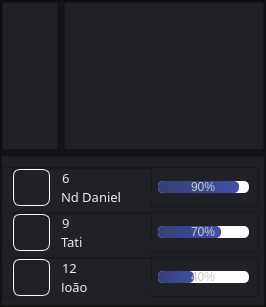
                        <widget class="QFrame" name="frame_20">
                         <property name="styleSheet">
                          <string notr="true">background-color: rgb(19, 20, 22);</string>
                         </property>
                         <property name="frameShape">
                          <enum>QFrame::StyledPanel</enum>
                         </property>
                         <property name="frameShadow">
                          <enum>QFrame::Raised</enum>
                         </property>
                         <layout class="QVBoxLayout" name="verticalLayout_21">
                          <property name="spacing">
                           <number>5</number>
                          </property>
                          <property name="leftMargin">
                           <number>0</number>
                          </property>
                          <property name="topMargin">
                           <number>0</number>
                          </property>
                          <property name="rightMargin">
                           <number>0</number>
                          </property>
                          <property name="bottomMargin">
                           <number>0</number>
                          </property>
                          <item>
                           <widget class="QFrame" name="frame_23">
                            <property name="minimumSize">
                             <size>
                              <width>0</width>
                              <height>150</height>
                             </size>
                            </property>
                            <property name="styleSheet">
                             <string notr="true"/>
                            </property>
                            <property name="frameShape">
                             <enum>QFrame::StyledPanel</enum>
                            </property>
                            <property name="frameShadow">
                             <enum>QFrame::Raised</enum>
                            </property>
                            <layout class="QHBoxLayout" name="horizontalLayout_5">
                             <property name="leftMargin">
                              <number>0</number>
                             </property>
                             <property name="topMargin">
                              <number>0</number>
                             </property>
                             <property name="rightMargin">
                              <number>0</number>
                             </property>
                             <property name="bottomMargin">
                              <number>0</number>
                             </property>
                             <item>
                              <widget class="QFrame" name="frame_dinamic_chart">
                               <property name="styleSheet">
                                <string notr="true">background-color: rgb(32, 33, 37);</string>
                               </property>
                               <property name="frameShape">
                                <enum>QFrame::StyledPanel</enum>
                               </property>
                               <property name="frameShadow">
                                <enum>QFrame::Raised</enum>
                               </property>
                               <layout class="QVBoxLayout" name="vertical_layout_dynamic_chart">
                                <property name="spacing">
                                 <number>0</number>
                                </property>
                                <property name="leftMargin">
                                 <number>0</number>
                                </property>
                                <property name="topMargin">
                                 <number>0</number>
                                </property>
                                <property name="rightMargin">
                                 <number>0</number>
                                </property>
                                <property name="bottomMargin">
                                 <number>0</number>
                                </property>
                               </layout>
                              </widget>
                             </item>
                             <item>
                              <widget class="QFrame" name="frame_chart_bar">
                               <property name="minimumSize">
                                <size>
                                 <width>200</width>
                                 <height>0</height>
                                </size>
                               </property>
                               <property name="maximumSize">
                                <size>
                                 <width>200</width>
                                 <height>16777215</height>
                                </size>
                               </property>
                               <property name="styleSheet">
                                <string notr="true">background-color: rgb(32, 33, 37);</string>
                               </property>
                               <property name="frameShape">
                                <enum>QFrame::StyledPanel</enum>
                               </property>
                               <property name="frameShadow">
                                <enum>QFrame::Raised</enum>
                               </property>
                               <layout class="QVBoxLayout" name="vertical_layout_char_bar">
                                <property name="spacing">
                                 <number>0</number>
                                </property>
                                <property name="leftMargin">
                                 <number>0</number>
                                </property>
                                <property name="topMargin">
                                 <number>0</number>
                                </property>
                                <property name="rightMargin">
                                 <number>0</number>
                                </property>
                                <property name="bottomMargin">
                                 <number>0</number>
                                </property>
                               </layout>
                              </widget>
                             </item>
                            </layout>
                           </widget>
                          </item>
                          <item>
                           <widget class="QFrame" name="frame_33">
                            <property name="minimumSize">
                             <size>
                              <width>0</width>
                              <height>150</height>
                             </size>
                            </property>
                            <property name="styleSheet">
                             <string notr="true">background-color: rgb(32, 33, 37)</string>
                            </property>
                            <property name="frameShape">
                             <enum>QFrame::StyledPanel</enum>
                            </property>
                            <property name="frameShadow">
                             <enum>QFrame::Raised</enum>
                            </property>
                            <layout class="QVBoxLayout" name="verticalLayout_22">
                             <property name="spacing">
                              <number>5</number>
                             </property>
                             <property name="leftMargin">
                              <number>0</number>
                             </property>
                             <property name="topMargin">
                              <number>10</number>
                             </property>
                             <property name="rightMargin">
                              <number>5</number>
                             </property>
                             <property name="bottomMargin">
                              <number>5</number>
                             </property>
                             <item>
                              <widget class="QFrame" name="frame_42">
                               <property name="maximumSize">
                                <size>
                                 <width>16777215</width>
                                 <height>40</height>
                                </size>
                               </property>
                               <property name="frameShape">
                                <enum>QFrame::StyledPanel</enum>
                               </property>
                               <property name="frameShadow">
                                <enum>QFrame::Raised</enum>
                               </property>
                               <layout class="QHBoxLayout" name="horizontalLayout_14">
                                <property name="leftMargin">
                                 <number>9</number>
                                </property>
                                <property name="topMargin">
                                 <number>0</number>
                                </property>
                                <property name="rightMargin">
                                 <number>9</number>
                                </property>
                                <property name="bottomMargin">
                                 <number>0</number>
                                </property>
                                <item>
                                 <widget class="QFrame" name="frame_56">
                                  <property name="minimumSize">
                                   <size>
                                    <width>140</width>
                                    <height>40</height>
                                   </size>
                                  </property>
                                  <property name="maximumSize">
                                   <size>
                                    <width>16777215</width>
                                    <height>40</height>
                                   </size>
                                  </property>
                                  <property name="frameShape">
                                   <enum>QFrame::StyledPanel</enum>
                                  </property>
                                  <property name="frameShadow">
                                   <enum>QFrame::Raised</enum>
                                  </property>
                                  <widget class="QPushButton" name="icon_img_29">
                                   <property name="geometry">
                                    <rect>
                                     <x>1</x>
                                     <y>1</y>
                                     <width>37</width>
                                     <height>37</height>
                                    </rect>
                                   </property>
                                   <property name="minimumSize">
                                    <size>
                                     <width>37</width>
                                     <height>37</height>
                                    </size>
                                   </property>
                                   <property name="maximumSize">
                                    <size>
                                     <width>37</width>
                                     <height>37</height>
                                    </size>
                                   </property>
                                   <property name="styleSheet">
                                    <string notr="true">background-color: rgb(32, 33, 37);
border-radius:7px;
color: #ffffff;
border: 1px solid rgb(255, 255, 255)</string>
                                   </property>
                                   <property name="text">
                                    <string/>
                                   </property>
                                   <property name="icon">
                                    <iconset>
                                     <normaloff>../../../images/svg_images/daniel-removebg-preview.png</normaloff>../../../images/svg_images/daniel-removebg-preview.png</iconset>
                                   </property>
                                   <property name="iconSize">
                                    <size>
                                     <width>32</width>
                                     <height>32</height>
                                    </size>
                                   </property>
                                  </widget>
                                  <widget class="QLabel" name="nome_produto_32">
                                   <property name="geometry">
                                    <rect>
                                     <x>49</x>
                                     <y>24</y>
                                     <width>130</width>
                                     <height>10</height>
                                    </rect>
                                   </property>
                                   <property name="font">
                                    <font>
                                     <family>Zilla Slab Medium</family>
                                     <pointsize>10</pointsize>
                                    </font>
                                   </property>
                                   <property name="styleSheet">
                                    <string notr="true">color: rgb(233, 234, 236);</string>
                                   </property>
                                   <property name="text">
                                    <string>Nd Daniel</string>
                                   </property>
                                  </widget>
                                  <widget class="QLabel" name="chave_33">
                                   <property name="geometry">
                                    <rect>
                                     <x>50</x>
                                     <y>5</y>
                                     <width>30</width>
                                     <height>10</height>
                                    </rect>
                                   </property>
                                   <property name="font">
                                    <font>
                                     <family>Segoe UI Semibold</family>
                                     <pointsize>10</pointsize>
                                    </font>
                                   </property>
                                   <property name="styleSheet">
                                    <string notr="true">color: rgb(233, 234, 236);</string>
                                   </property>
                                   <property name="text">
                                    <string>6</string>
                                   </property>
                                  </widget>
                                 </widget>
                                </item>
                                <item>
                                 <widget class="QProgressBar" name="progressBar_9">
                                  <property name="maximumSize">
                                   <size>
                                    <width>16777215</width>
                                    <height>12</height>
                                   </size>
                                  </property>
                                  <property name="styleSheet">
                                   <string notr="true">QProgressBar {
	background-color: rgb( 255, 255, 255);
	color: rgb(200, 200, 200);
	border-radius: 5px;
	text-align: center;
}
QProgressBar::chunk{
	border-radius: 5px;
	background-color: qlineargradient(spread:pad, x1:0, y1:0, x2:1, y2:0, stop:0 rgba(54, 63, 118, 255), stop:1 rgba(64, 80, 170, 255));
}</string>
                                  </property>
                                  <property name="value">
                                   <number>90</number>
                                  </property>
                                 </widget>
                                </item>
                               </layout>
                              </widget>
                             </item>
                             <item>
                              <widget class="QFrame" name="frame_32">
                               <property name="maximumSize">
                                <size>
                                 <width>16777215</width>
                                 <height>40</height>
                                </size>
                               </property>
                               <property name="frameShape">
                                <enum>QFrame::StyledPanel</enum>
                               </property>
                               <property name="frameShadow">
                                <enum>QFrame::Raised</enum>
                               </property>
                               <layout class="QHBoxLayout" name="horizontalLayout_22">
                                <property name="topMargin">
                                 <number>0</number>
                                </property>
                                <property name="bottomMargin">
                                 <number>0</number>
                                </property>
                                <item>
                                 <widget class="QFrame" name="frame_55">
                                  <property name="minimumSize">
                                   <size>
                                    <width>140</width>
                                    <height>40</height>
                                   </size>
                                  </property>
                                  <property name="maximumSize">
                                   <size>
                                    <width>16777215</width>
                                    <height>40</height>
                                   </size>
                                  </property>
                                  <property name="frameShape">
                                   <enum>QFrame::StyledPanel</enum>
                                  </property>
                                  <property name="frameShadow">
                                   <enum>QFrame::Raised</enum>
                                  </property>
                                  <widget class="QPushButton" name="icon_img_28">
                                   <property name="geometry">
                                    <rect>
                                     <x>1</x>
                                     <y>1</y>
                                     <width>37</width>
                                     <height>37</height>
                                    </rect>
                                   </property>
                                   <property name="minimumSize">
                                    <size>
                                     <width>37</width>
                                     <height>37</height>
                                    </size>
                                   </property>
                                   <property name="maximumSize">
                                    <size>
                                     <width>37</width>
                                     <height>37</height>
                                    </size>
                                   </property>
                                   <property name="styleSheet">
                                    <string notr="true">background-color: rgb(32, 33, 37);
border-radius:7px;
color: #ffffff;
border: 1px solid rgb(255, 255, 255)</string>
                                   </property>
                                   <property name="text">
                                    <string/>
                                   </property>
                                   <property name="icon">
                                    <iconset>
                                     <normaloff>../../../images/svg_images/tatiana-removebg-preview.png</normaloff>../../../images/svg_images/tatiana-removebg-preview.png</iconset>
                                   </property>
                                   <property name="iconSize">
                                    <size>
                                     <width>32</width>
                                     <height>32</height>
                                    </size>
                                   </property>
                                  </widget>
                                  <widget class="QLabel" name="nome_produto_31">
                                   <property name="geometry">
                                    <rect>
                                     <x>49</x>
                                     <y>24</y>
                                     <width>130</width>
                                     <height>10</height>
                                    </rect>
                                   </property>
                                   <property name="font">
                                    <font>
                                     <family>Zilla Slab Medium</family>
                                     <pointsize>10</pointsize>
                                    </font>
                                   </property>
                                   <property name="styleSheet">
                                    <string notr="true">color: rgb(233, 234, 236);</string>
                                   </property>
                                   <property name="text">
                                    <string>Tati</string>
                                   </property>
                                  </widget>
                                  <widget class="QLabel" name="chave_32">
                                   <property name="geometry">
                                    <rect>
                                     <x>50</x>
                                     <y>5</y>
                                     <width>30</width>
                                     <height>10</height>
                                    </rect>
                                   </property>
                                   <property name="font">
                                    <font>
                                     <family>Segoe UI Semibold</family>
                                     <pointsize>10</pointsize>
                                    </font>
                                   </property>
                                   <property name="styleSheet">
                                    <string notr="true">color: rgb(233, 234, 236);</string>
                                   </property>
                                   <property name="text">
                                    <string>9</string>
                                   </property>
                                  </widget>
                                 </widget>
                                </item>
                                <item>
                                 <widget class="QProgressBar" name="progressBar_7">
                                  <property name="maximumSize">
                                   <size>
                                    <width>16777215</width>
                                    <height>12</height>
                                   </size>
                                  </property>
                                  <property name="styleSheet">
                                   <string notr="true">QProgressBar {
	background-color: rgb( 255, 255, 255);
	color: rgb(200, 200, 200);
	border-radius: 5px;
	text-align: center;
}
QProgressBar::chunk{
	border-radius: 5px;
	background-color: qlineargradient(spread:pad, x1:0, y1:0, x2:1, y2:0, stop:0 rgba(54, 63, 118, 255), stop:1 rgba(64, 80, 170, 255));
}</string>
                                  </property>
                                  <property name="value">
                                   <number>70</number>
                                  </property>
                                 </widget>
                                </item>
                               </layout>
                              </widget>
                             </item>
                             <item>
                              <widget class="QFrame" name="frame_24">
                               <property name="maximumSize">
                                <size>
                                 <width>16777215</width>
                                 <height>40</height>
                                </size>
                               </property>
                               <property name="frameShape">
                                <enum>QFrame::StyledPanel</enum>
                               </property>
                               <property name="frameShadow">
                                <enum>QFrame::Raised</enum>
                               </property>
                               <layout class="QHBoxLayout" name="horizontalLayout_15">
                                <property name="topMargin">
                                 <number>0</number>
                                </property>
                                <property name="bottomMargin">
                                 <number>0</number>
                                </property>
                                <item>
                                 <widget class="QFrame" name="frame_54">
                                  <property name="minimumSize">
                                   <size>
                                    <width>140</width>
                                    <height>40</height>
                                   </size>
                                  </property>
                                  <property name="maximumSize">
                                   <size>
                                    <width>16777215</width>
                                    <height>40</height>
                                   </size>
                                  </property>
                                  <property name="frameShape">
                                   <enum>QFrame::StyledPanel</enum>
                                  </property>
                                  <property name="frameShadow">
                                   <enum>QFrame::Raised</enum>
                                  </property>
                                  <widget class="QPushButton" name="icon_img_30">
                                   <property name="geometry">
                                    <rect>
                                     <x>1</x>
                                     <y>1</y>
                                     <width>37</width>
                                     <height>37</height>
                                    </rect>
                                   </property>
                                   <property name="minimumSize">
                                    <size>
                                     <width>37</width>
                                     <height>37</height>
                                    </size>
                                   </property>
                                   <property name="maximumSize">
                                    <size>
                                     <width>37</width>
                                     <height>37</height>
                                    </size>
                                   </property>
                                   <property name="styleSheet">
                                    <string notr="true">background-color: rgb(32, 33, 37);
border-radius:7px;
color: #ffffff;
border: 1px solid rgb(255, 255, 255)</string>
                                   </property>
                                   <property name="text">
                                    <string/>
                                   </property>
                                   <property name="icon">
                                    <iconset>
                                     <normaloff>../../../images/svg_images/john-removebg-preview.png</normaloff>../../../images/svg_images/john-removebg-preview.png</iconset>
                                   </property>
                                   <property name="iconSize">
                                    <size>
                                     <width>32</width>
                                     <height>32</height>
                                    </size>
                                   </property>
                                  </widget>
                                  <widget class="QLabel" name="nome_produto_28">
                                   <property name="geometry">
                                    <rect>
                                     <x>49</x>
                                     <y>24</y>
                                     <width>130</width>
                                     <height>10</height>
                                    </rect>
                                   </property>
                                   <property name="font">
                                    <font>
                                     <family>Zilla Slab Medium</family>
                                     <pointsize>10</pointsize>
                                    </font>
                                   </property>
                                   <property name="styleSheet">
                                    <string notr="true">color: rgb(233, 234, 236);</string>
                                   </property>
                                   <property name="text">
                                    <string>João</string>
                                   </property>
                                  </widget>
                                  <widget class="QLabel" name="chave_34">
                                   <property name="geometry">
                                    <rect>
                                     <x>50</x>
                                     <y>5</y>
                                     <width>30</width>
                                     <height>10</height>
                                    </rect>
                                   </property>
                                   <property name="font">
                                    <font>
                                     <family>Segoe UI Semibold</family>
                                     <pointsize>10</pointsize>
                                    </font>
                                   </property>
                                   <property name="styleSheet">
                                    <string notr="true">color: rgb(233, 234, 236);</string>
                                   </property>
                                   <property name="text">
                                    <string>12</string>
                                   </property>
                                  </widget>
                                 </widget>
                                </item>
                                <item>
                                 <widget class="QProgressBar" name="progressBar_8">
                                  <property name="maximumSize">
                                   <size>
                                    <width>16777215</width>
                                    <height>12</height>
                                   </size>
                                  </property>
                                  <property name="styleSheet">
                                   <string notr="true">QProgressBar {
	background-color: rgb( 255, 255, 255);
	color: rgb(200, 200, 200);
	border-radius: 5px;
	text-align: center;
}
QProgressBar::chunk{
	border-radius: 5px;
	background-color: qlineargradient(spread:pad, x1:0, y1:0, x2:1, y2:0, stop:0 rgba(54, 63, 118, 255), stop:1 rgba(64, 80, 170, 255));
}</string>
                                  </property>
                                  <property name="value">
                                   <number>40</number>
                                  </property>
                                 </widget>
                                </item>
                               </layout>
                              </widget>
                             </item>
                            </layout>
                           </widget>
                          </item>
                         </layout>
                        </widget>
